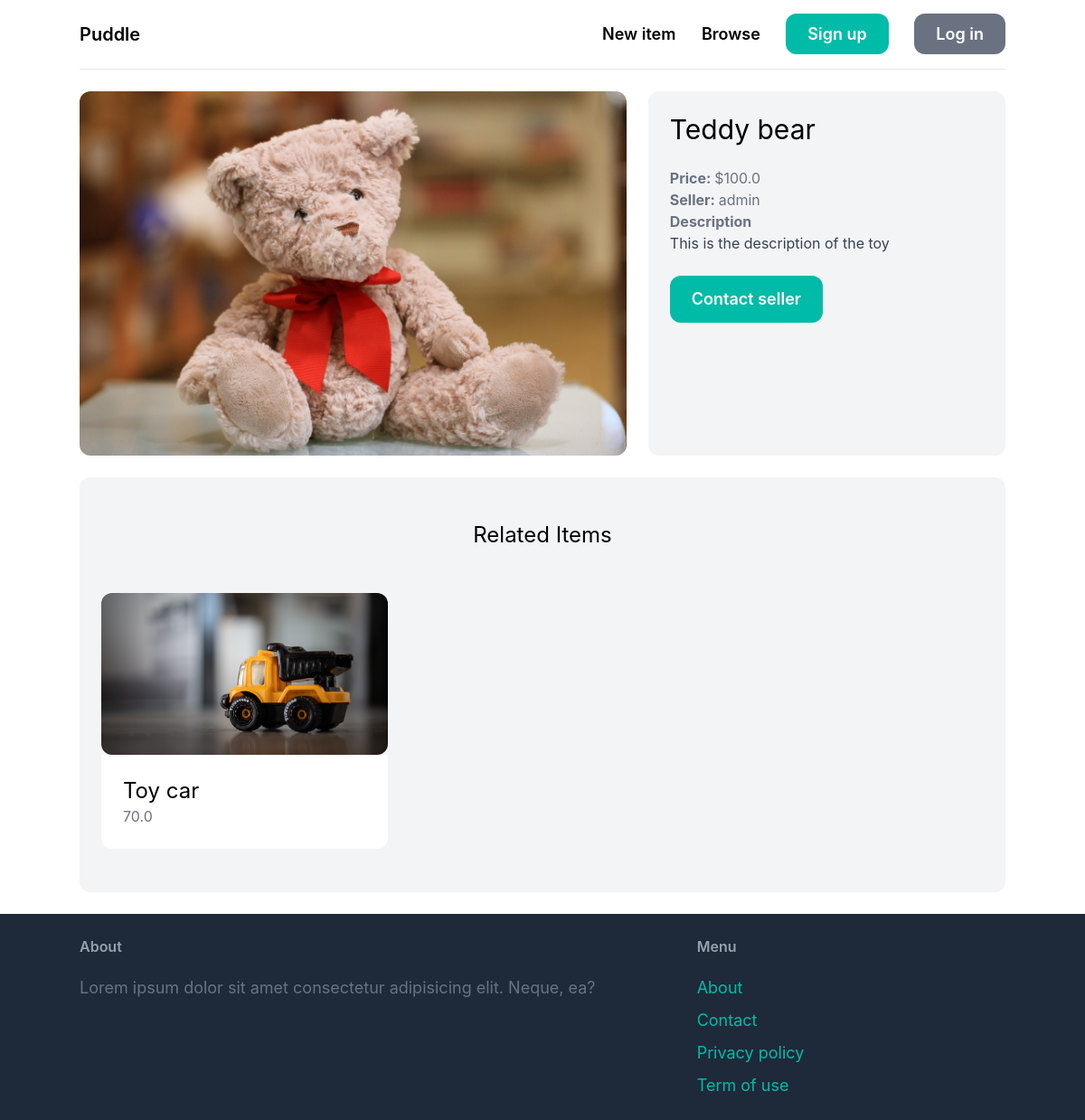
Page /detail/1/ on the committed database.
### core/models.py (models this page shows, shortened)
class Item(models.Model):
    category = models.ForeignKey(Category, related_name='items', on_delete=models.CASCADE)
    name = models.CharField(max_length=100)
    description = models.TextField(blank=True, null=True)
    price = models.FloatField()
    image = models.ImageField(upload_to='items_images', blank=True, null=True)
    is_sold = models.BooleanField(default=False)
    created_by = models.ForeignKey(User, related_name='items', on_delete=models.CASCADE)
    created_at = models.DateTimeField(auto_now_add=True)

### core/views.py (the view)
# urls.py: path('detail/<int:pk>/', views.detail, name='detail'),
def detail(request, pk):
    items = get_object_or_404(Item, id=pk)
    related_items = Item.objects.filter(category = items.category, is_sold=False).exclude(id=pk)[0:3]
    context = {"items":items,"related_items":related_items}
    return render(request, 'core/details.html', context)

### templates/core/details.html (shortened to what this page needs)
{% extends 'base.html' %}
{% block content %}
    <div class="grid grid-cols-5 gap-6">
        <div class="col-span-3">
            <img src="{{ items.image.url }}" class="rounded-xl" alt="">
        </div>
        <div class="col-span-2 p-6 bg-gray-100 rounded-xl">
            <h1 class="mb-6 text-3xl">{{ items.name }}</h1>
            <p class="text-gray-500"><strong>Price: </strong>${{ items.price }}</p>
            <p class="text-gray-500"><strong> Seller: </strong>{{ items.created_by.username }}</p>
            {% if items.description %}
                <p class="text-gray-700">
                    <strong class="text-gray-500">Description</strong> <br>
                    {{ items.description }}
                </p>
            {% endif %}
                <a href="" class="inline-block mt-6 px-6 py-3 text-lg font-semibold bg-teal-500 text-white rounded-xl hover:bg-teal-700 transition-all ease-in-out">Contact seller</a>
        </div>
    </div>
    <div class="mt-6 p-6 py-12 bg-gray-100 rounded-xl">
    <h2 class="mb-12 text-2xl text-center">Related Items</h2>
    <div class="grid grid-cols-3 gap-3">
        {% for related_item in related_items %}
        <div>
            <a href="{% url 'detail' related_item.id %}">
                <div>
                    <img src="{{ related_item.image.url }}" class="rounded-xl" alt="">
                </div>
                <div class="p-6 bg-white rounded-b-xl">
                    <h2 class="text-2xl">{{ related_item.name }}</h2>
                    <p class="text-gray-500">{{ related_item.price }}</p>
                </div>
            </a>
        </div>
        {% endfor %}
    </div>
</div>
{% endblock content %}

### rows in the picture
Item: image (picture), name "Teddy bear", price "100.0", created_by.username "admin", description "This is the description of the toy"
Item: image (picture), name "Toy car", price "70.0"
